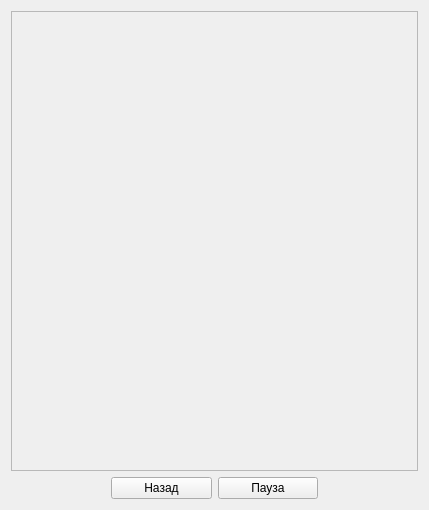
<?xml version="1.0" encoding="UTF-8"?>
<ui version="4.0">
    <class>Form</class>
    <widget class="QWidget" name="Form">
        <property name="geometry">
            <rect>
                <x>0</x>
                <y>0</y>
                <width>429</width>
                <height>510</height>
            </rect>
        </property>
        <property name="windowTitle">
            <string>Form</string>
        </property>
        <layout class="QVBoxLayout" name="verticalLayout_2">
            <item>
                <layout class="QVBoxLayout" name="verticalLayout" stretch="9,1">
                    <property name="sizeConstraint">
                        <enum>QLayout::SetDefaultConstraint</enum>
                    </property>
                    <item>
                        <widget class="QFrame" name="gameFrame">
                            <property name="frameShape">
                                <enum>QFrame::StyledPanel</enum>
                            </property>
                            <property name="frameShadow">
                                <enum>QFrame::Raised</enum>
                            </property>
                        </widget>
                    </item>
                    <item>
                        <layout class="QHBoxLayout" name="horizontalLayout">
                            <property name="spacing">
                                <number>6</number>
                            </property>
                            <item>
                                <spacer name="horizontalSpacer">
                                    <property name="orientation">
                                        <enum>Qt::Horizontal</enum>
                                    </property>
                                    <property name="sizeHint" stdset="0">
                                        <size>
                                            <width>40</width>
                                            <height>20</height>
                                        </size>
                                    </property>
                                </spacer>
                            </item>
                            <item>
                                <widget class="QPushButton" name="toMenuViewButton">
                                    <property name="sizePolicy">
                                        <sizepolicy hsizetype="Expanding" vsizetype="Fixed">
                                            <horstretch>0</horstretch>
                                            <verstretch>0</verstretch>
                                        </sizepolicy>
                                    </property>
                                    <property name="text">
                                        <string>Назад</string>
                                    </property>
                                </widget>
                            </item>
                            <item>
                                <widget class="QPushButton" name="pauseButton">
                                    <property name="sizePolicy">
                                        <sizepolicy hsizetype="Expanding" vsizetype="Fixed">
                                            <horstretch>0</horstretch>
                                            <verstretch>0</verstretch>
                                        </sizepolicy>
                                    </property>
                                    <property name="text">
                                        <string>Пауза</string>
                                    </property>
                                </widget>
                            </item>
                            <item>
                                <spacer name="horizontalSpacer_2">
                                    <property name="orientation">
                                        <enum>Qt::Horizontal</enum>
                                    </property>
                                    <property name="sizeHint" stdset="0">
                                        <size>
                                            <width>40</width>
                                            <height>20</height>
                                        </size>
                                    </property>
                                </spacer>
                            </item>
                        </layout>
                    </item>
                </layout>
            </item>
        </layout>
    </widget>
    <resources/>
    <connections/>
</ui>
